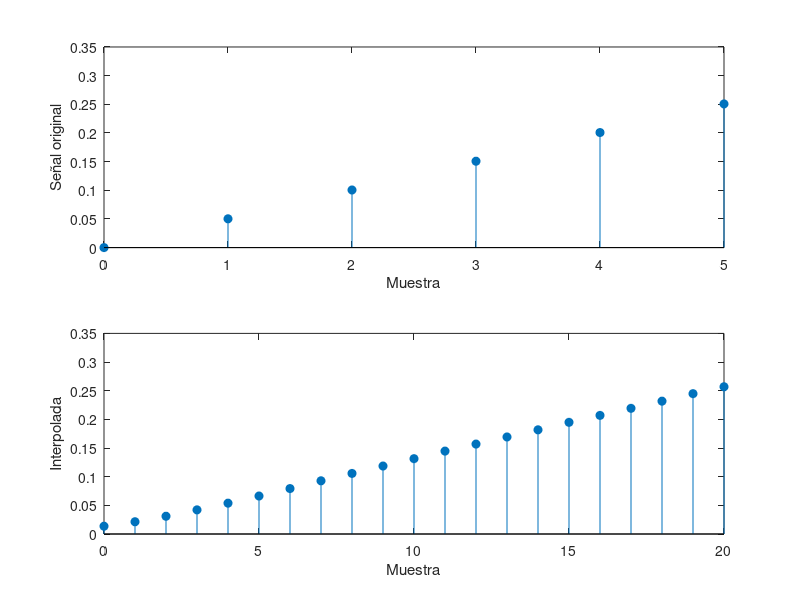

Write MATLAB code to recreate this figure.
%% Interpolacion
t = 0:1/1e3:1;
x = 2 * sin(8 * pi * t);
y = interp(x, 4);

subplot(2, 1, 1)
stem(0:5, x(1:6), "filled");
xlabel("Muestra");
ylabel("Señal original");

subplot(2, 1, 2)
stem(0:20, y(1:21), "filled");
xlabel("Muestra");
ylabel("Interpolada")